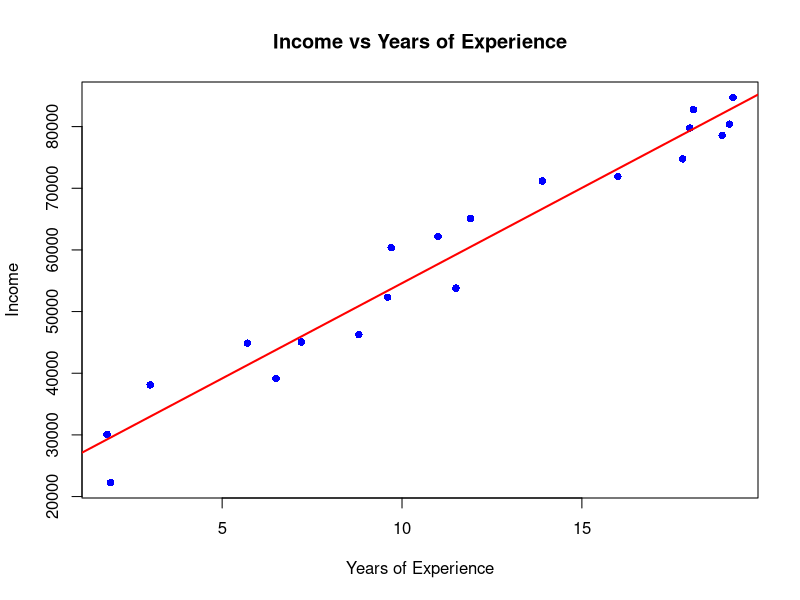
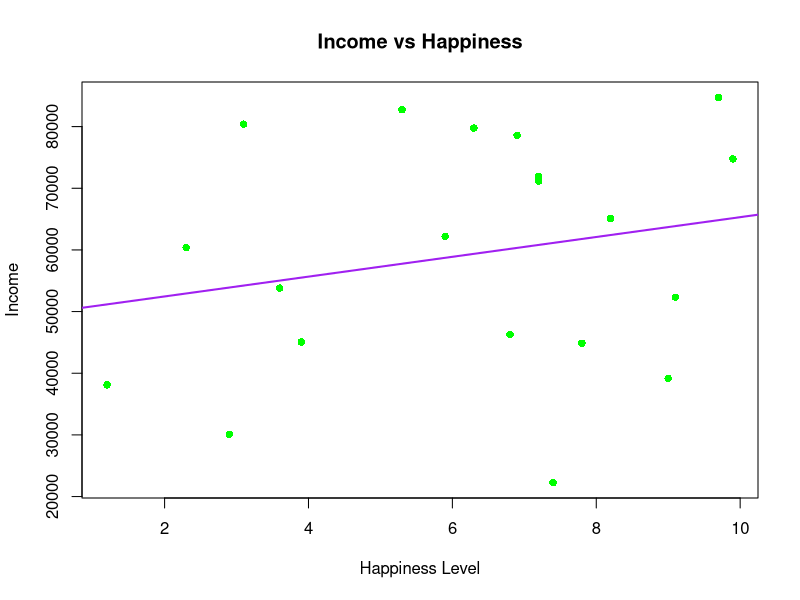

Generate these figures, in order, with R:
# Set seed for reproducibility
set.seed(123)

# Generate synthetic data for 20 employees with YearsExperience, Happiness, and Income
data <- data.frame(
  YearsExperience = round(runif(20, 1, 20), 1),  # Experience in years between 1 and 20
  Happiness = round(runif(20, 1, 10), 1)         # Happiness level between 1 and 10
)

# Generate Income based on YearsExperience with some random noise
data$Income <- 25000 + data$YearsExperience * 3000 + rnorm(20, mean = 0, sd = 5000)

# Linear Model for Income vs Years of Experience
model_income_experience <- lm(Income ~ YearsExperience, data = data)
summary(model_income_experience)

# Linear Model for Income vs Happiness
model_income_happiness <- lm(Income ~ Happiness, data = data)
summary(model_income_happiness)

# Print the data
print(data)

# Plot Income vs Years of Experience with regression line
plot(data$YearsExperience, data$Income, 
     main = "Income vs Years of Experience",
     xlab = "Years of Experience", 
     ylab = "Income",
     pch = 16, col = "blue")
abline(model_income_experience, col = "red", lwd = 2)

# Plot Income vs Happiness with regression line
plot(data$Happiness, data$Income, 
     main = "Income vs Happiness",
     xlab = "Happiness Level", 
     ylab = "Income",
     pch = 16, col = "green")
abline(model_income_happiness, col = "purple", lwd = 2)

# Print R-squared values for each model
cat("R-squared for Income vs Years of Experience:", round(summary(model_income_experience)$r.squared, 4), "\n")
cat("R-squared for Income vs Happiness:", round(summary(model_income_happiness)$r.squared, 4), "\n")
